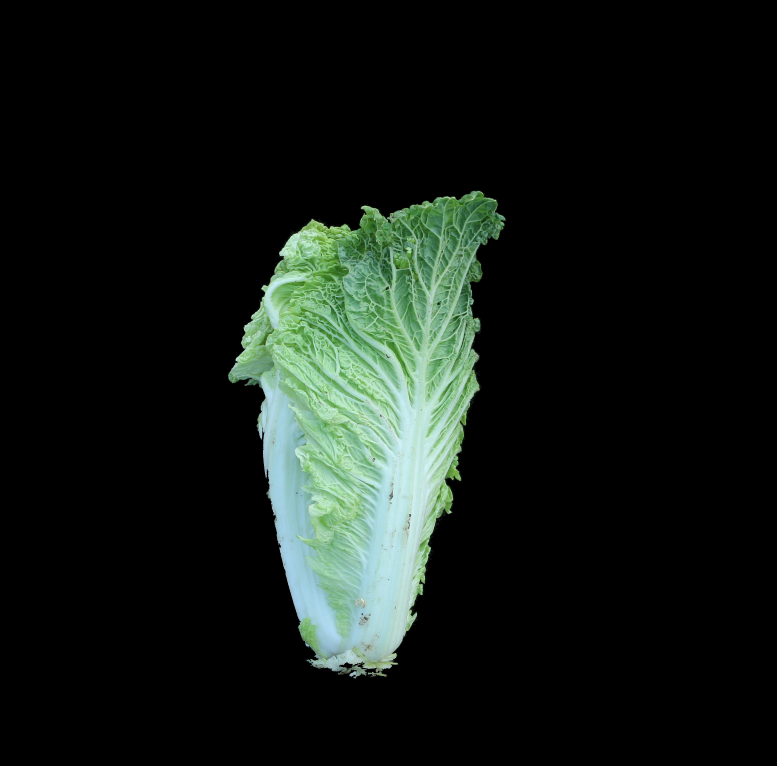
#> input picture output/extracted/extracted_22A-T-34-2球形侧视图.JPG, 3105 x 3061 px (shown at 1/4 size)
$ python -i CUTandPRE.py   (imports and definitions only)
#> lines starting #> are read from the running program, lines starting #| are printed output that depends on the picture; after the words box and inside, x2 and y2 are one past the last pixel; in counts of white or black regions, pixels touching at a corner belong together
import cv2
import numpy as np
import os
import csv

green_lower = np.array([30, 40, 20])
green_upper = np.array([90, 255, 255])

white_lower1 = np.array([0, 0, 180])
white_upper1 = np.array([180, 45, 255])
white_lower2 = np.array([90, 0, 190])
white_upper2 = np.array([180, 130, 255])
white_lower3 = np.array([0, 0, 180])
white_upper3 = np.array([27, 130, 255])


def crop_center(image_path, output_filename):
    image = cv2.imread(image_path)
#> image is the input picture: shape (3061, 3105, 3); mean B, G, R 21.5, 26.1, 19.3
    cropped_image = image[0:3061, 1238:4343]
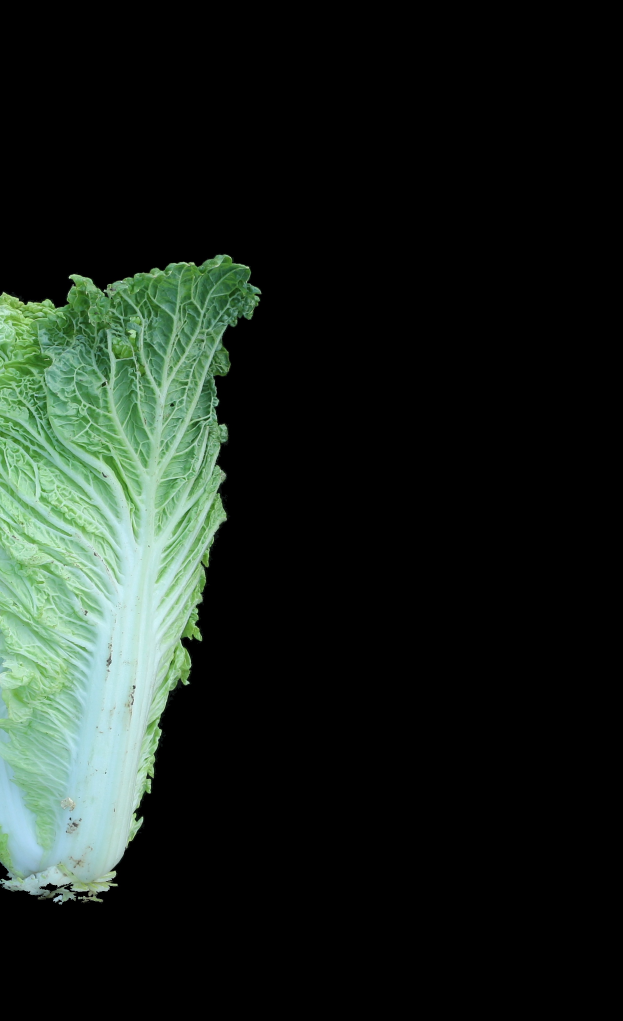
#> cropped_image: shape (3061, 1867, 3) (shown at 1/3 size); mean B, G, R 28, 34.5, 25.5
    cv2.imwrite(output_filename, cropped_image)
    return output_filename

# [19 lines left out: function remove_white_rectangles, not called in this run]


def find_and_draw_contours(image_path, output_filename):
    try:
        image = cv2.imread(image_path)
#> image: shape (3061, 1867, 3)
        hsv = cv2.cvtColor(image, cv2.COLOR_BGR2HSV)
#> hsv: shape (3061, 1867, 3); mean H, S, V 13.5, 15.4, 34.6
        blurred_image = cv2.GaussianBlur(image, (5, 5), 0)

        mask_green = cv2.inRange(hsv, green_lower, green_upper)
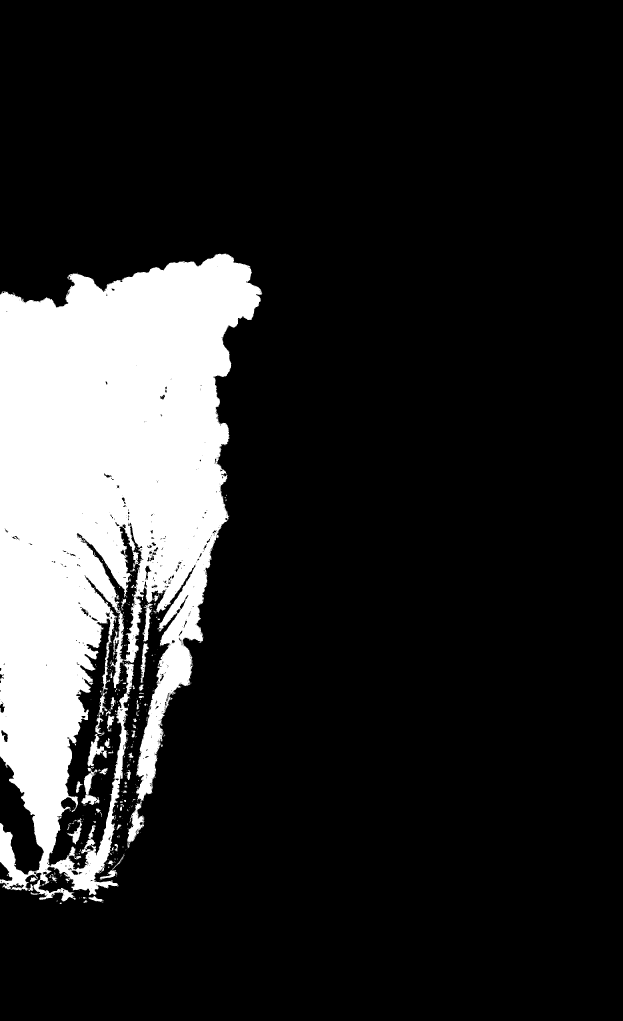
#> mask_green: shape (3061, 1867) (shown at 1/3 size); 15.7% white; 453 white regions (380 under 20 px), largest, box (x1, y1, x2, y2) and area: (0, 760, 787, 2704) 883875, (244, 2303, 298, 2415) 2202, (262, 2202, 320, 2300) 2018

        white_mask1 = cv2.inRange(hsv, white_lower1, white_upper1)
#> white_mask1: shape (3061, 1867); 2.6% white; 742 white regions (613 under 20 px), largest, box (x1, y1, x2, y2) and area: (226, 1410, 650, 2646) 125334, (200, 2533, 282, 2629) 3152, (118, 2598, 222, 2660) 3078
        white_mask2 = cv2.inRange(hsv, white_lower2, white_upper2)
#> white_mask2: shape (3061, 1867); 1.9% white; 219 white regions (170 under 20 px), largest, box (x1, y1, x2, y2) and area: (145, 1834, 388, 2594) 69533, (0, 2269, 131, 2608) 21751, (343, 1566, 418, 1983) 7904
        white_mask3 = cv2.inRange(hsv, white_lower3, white_upper3)
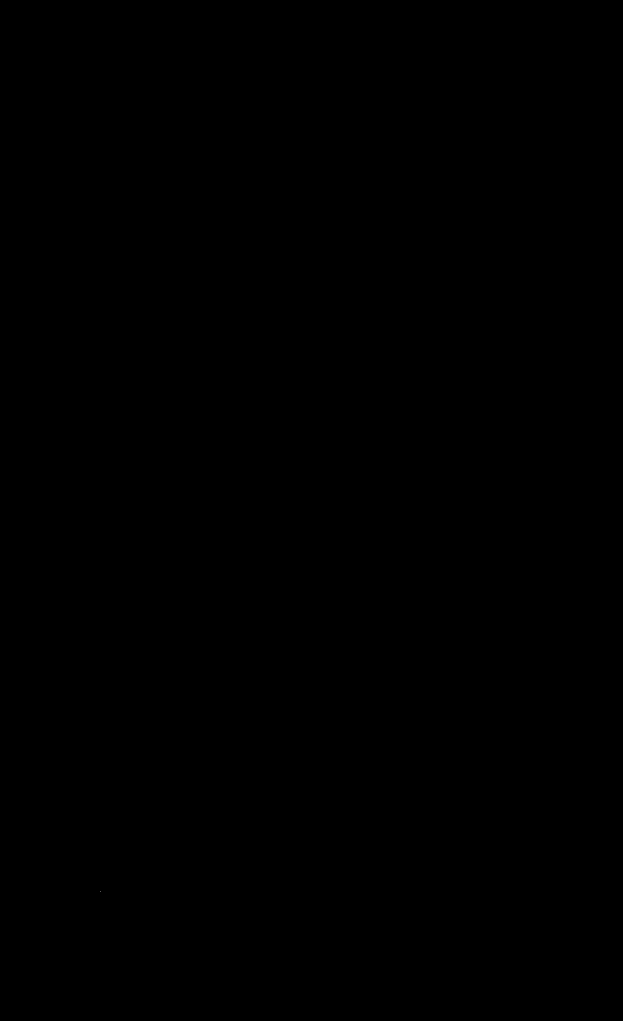
#> white_mask3: shape (3061, 1867) (shown at 1/3 size); 0% white in thin lines or dots, all inside (x1, y1, x2, y2) = (302, 2675, 303, 2676)
        white_mask = cv2.bitwise_or(white_mask1, white_mask2)
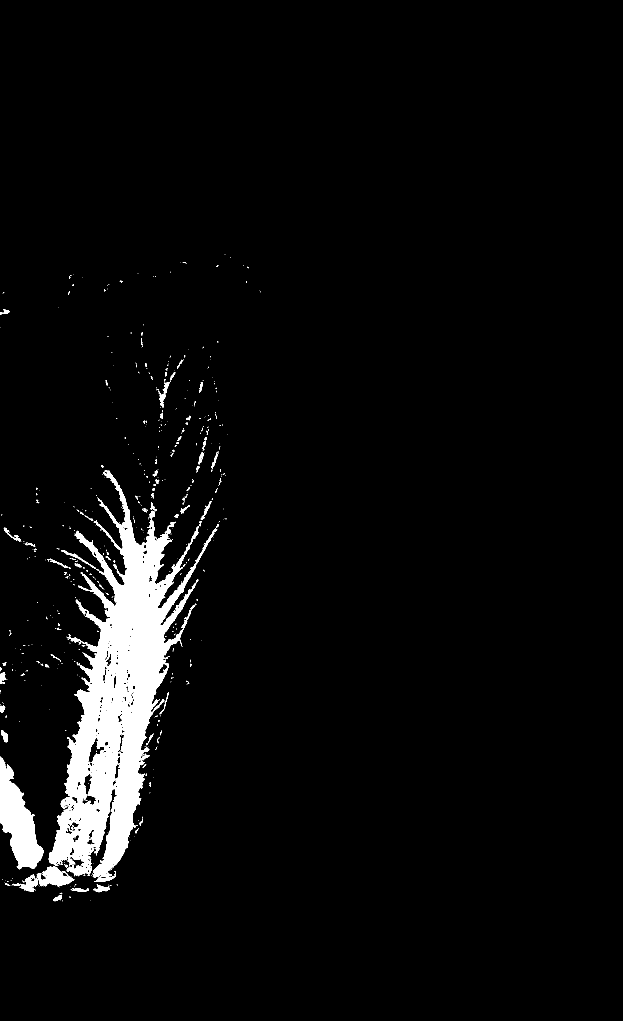
#> white_mask: shape (3061, 1867) (shown at 1/3 size); 4.1% white; 673 white regions (559 under 20 px), largest, box (x1, y1, x2, y2) and area: (145, 1410, 650, 2646) 195494, (0, 2269, 131, 2608) 21751, (59, 2598, 222, 2676) 4900
        white_mask = cv2.bitwise_or(white_mask, white_mask3)

        mask_combined = cv2.bitwise_or(mask_green, white_mask)
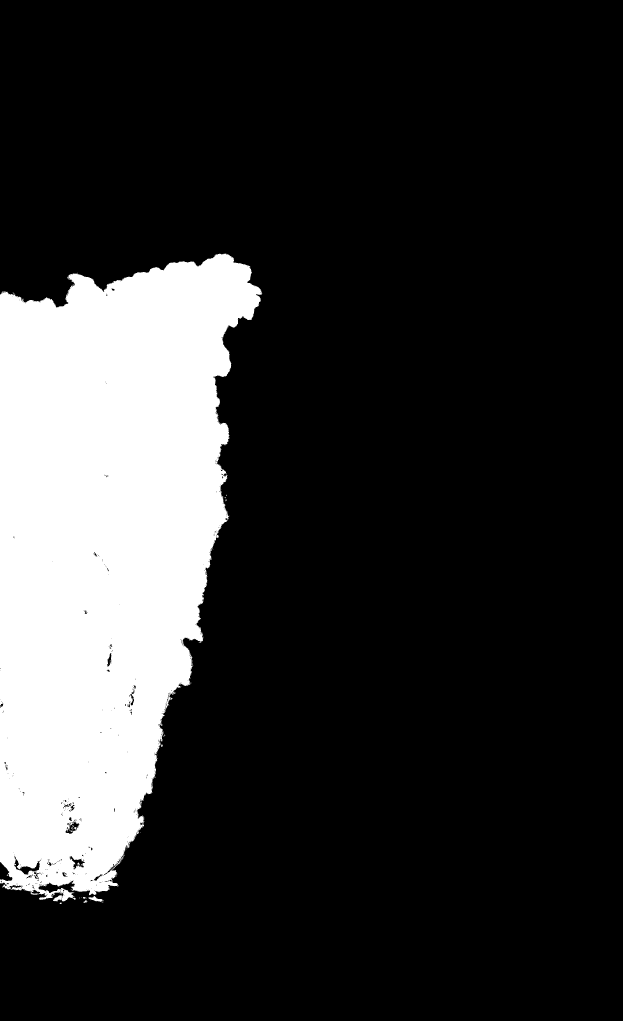
#> mask_combined: shape (3061, 1867) (shown at 1/3 size); 18.6% white; 92 white regions (83 under 20 px)
        contours, _ = cv2.findContours(mask_combined, cv2.RETR_EXTERNAL, cv2.CHAIN_APPROX_SIMPLE)
#> contours = 73 contours, 69 with area under 20; largest, box (x1, y1, x2, y2) and area: (0, 760, 787, 2704) 1066688, (264, 2688, 307, 2706) 286, (251, 2701, 263, 2709) 34, (249, 2691, 259, 2696) 21
        if not contours:
            print("No contours found")
            return
        max_area = 0
        max_contour = None
        for contour in contours:
            area = cv2.contourArea(contour)
            if area > max_area:
                max_area = area
                max_contour = contour
#> this loop made 73 passes
#> (area, max_area) on passes 4, 11, 73: (34, 34), (286, 286), (1066687.5, 1066687.5)
#> area on pass 10: 21
#> after the loop, max_area = 1066687.5; max_contour = contour of 3853 points, box (x1, y1, x2, y2) (0, 760, 787, 2704), area 1066688
        contours_white, _ = cv2.findContours(white_mask, cv2.RETR_EXTERNAL, cv2.CHAIN_APPROX_SIMPLE)
#> contours_white = 640 contours, 569 with area under 20; largest, box (x1, y1, x2, y2) and area: (145, 1410, 650, 2646) 204902, (0, 2269, 131, 2608) 21322, (59, 2598, 222, 2676) 4860, (476, 1146, 508, 1222) 608, (280, 2654, 329, 2677) 477
        #cv2.drawContours(image, contours_white, -1, (255, 0, 0), 1)
        #cv2.drawContours(image, [max_contour], -1, (222, 72, 138), 1)
        mask = np.zeros_like(image)
        cv2.drawContours(mask, [max_contour], -1, color=(255, 255, 255), thickness=cv2.FILLED)
#> mask: shape (3061, 1867, 3); 18.7% white; 1 white region, box (x1, y1, x2, y2) and area: (0, 760, 787, 2704) 1070337
        extracted_image = cv2.bitwise_and(image, mask)
        cv2.imwrite(output_filename, extracted_image)
        return output_filename
    except Exception as e:
        print(f"Error finding and drawing contours: {e}")
        return None


def center_cabbage(image_path, output_path):
    # 读取图像
    image = cv2.imread(image_path)

    # 转为灰度图像
    gray = cv2.cvtColor(image, cv2.COLOR_BGR2GRAY)
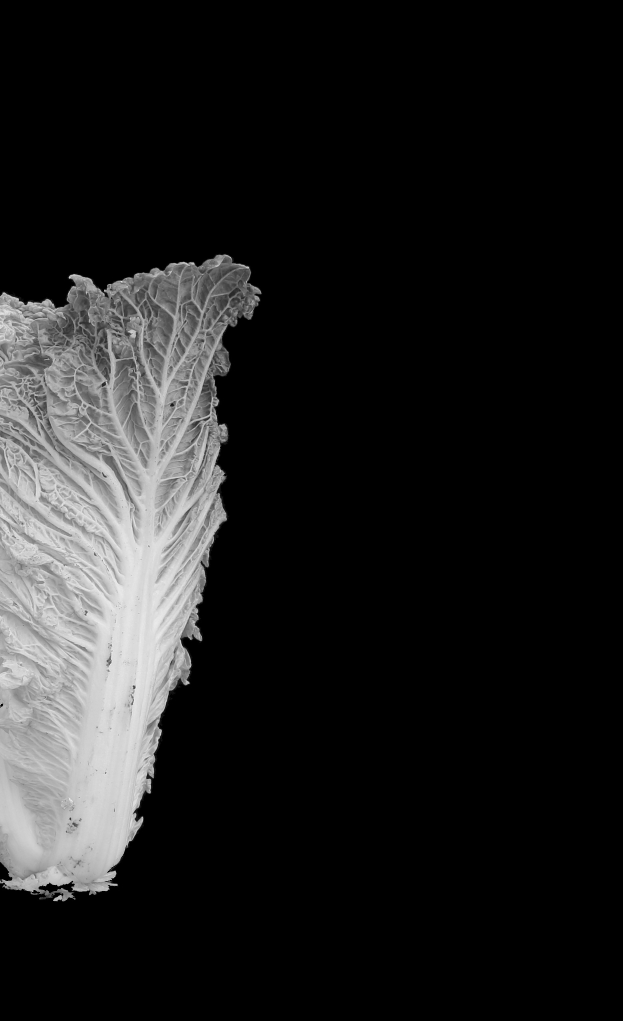
#> gray: shape (3061, 1867) (shown at 1/3 size); min 0, max 249, mean 31

    # 找到非黑色像素（灰度值大于0的像素点）
    non_black_pixels = np.where(gray > 0)
#> non_black_pixels = 1086896 positions, rows 752 to 2704, columns 0 to 791

    # 获取非黑色像素的最上、最下、最左和最右的位置
    top_y = np.min(non_black_pixels[0])    # 最上端非黑色像素的y坐标
#> top_y = 752
    bottom_y = np.max(non_black_pixels[0]) # 最下端非黑色像素的y坐标
#> bottom_y = 2704
    left_x = np.min(non_black_pixels[1])   # 最左端非黑色像素的x坐标
#> left_x = 0
    right_x = np.max(non_black_pixels[1])  # 最右端非黑色像素的x坐标
#> right_x = 791

    # 裁剪图像，仅保留从最上到最下、最左到最右的非黑色区域
    cropped_image = image[top_y:bottom_y+1, left_x:right_x+1]
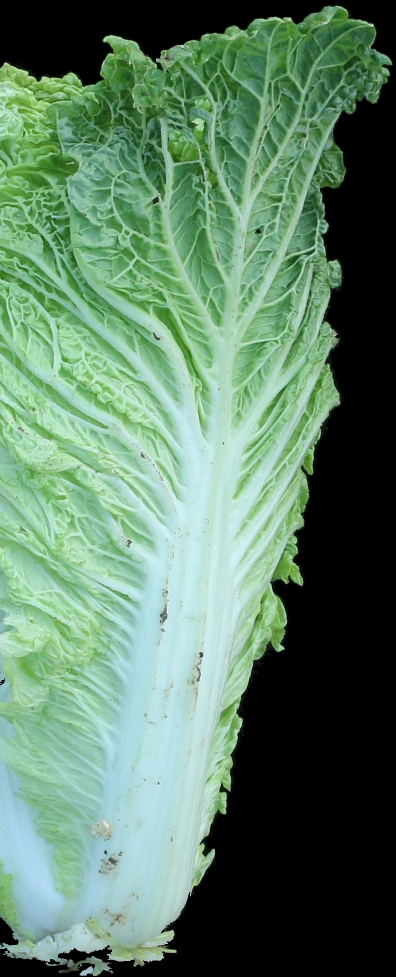
#> cropped_image: shape (1953, 792, 3) (shown at 1/2 size); mean B, G, R 103.2, 127.2, 93.8

    # 保存结果图片
    cv2.imwrite(output_path, cropped_image)

    return cropped_image


def process_file(image_path, output_folder):
    try:
        if image_path.lower().endswith(('.png', '.jpg', '.jpeg')):
            # 创建文件夹
            cropped_folder_path = os.path.join(output_folder, 'cropped')
            if not os.path.exists(cropped_folder_path):
                os.makedirs(cropped_folder_path)

            extracted_folder_path = os.path.join(output_folder, 'extracted')
            if not os.path.exists(extracted_folder_path):
                os.makedirs(extracted_folder_path)

            center_folder_path = os.path.join(output_folder, 'center')
            if not os.path.exists(center_folder_path):
                os.makedirs(center_folder_path)

            base_filename = os.path.basename(image_path)

            # 裁剪图像
            cropped_image_path = os.path.join(cropped_folder_path, f"cropped_{base_filename}")
            crop_center(image_path, cropped_image_path)

            # 提取轮廓
            extracted_image_path = os.path.join(extracted_folder_path, f"extracted_{base_filename}")
            find_and_draw_contours(cropped_image_path, extracted_image_path)

            # 将提取后的图片居中
            centered_image_path = os.path.join(center_folder_path, f"centered_{base_filename}")
            center_cabbage(extracted_image_path, centered_image_path)
    except Exception as e:
        print(f"Error processing file: {e}")


# [14 lines left out: function main, not called in this run]


# [2 lines not run here, left out]

>>> result = process_file('../../output/extracted/extracted_22A-T-34-2球形侧视图.JPG', 'out.png')

$ run again, on output/extracted/extracted_22A-T-39-1球形侧视图.JPG
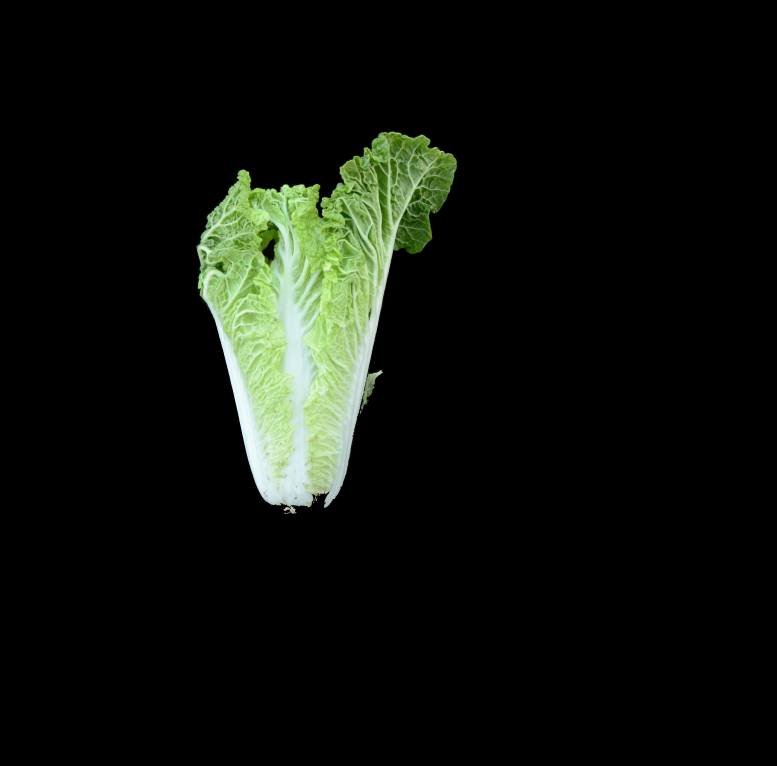
#> input picture output/extracted/extracted_22A-T-39-1球形侧视图.JPG, 3105 x 3061 px (shown at 1/4 size)
#> in crop_center, image is the input picture: shape (3061, 3105, 3); mean B, G, R 12.4, 17.9, 14.5
#> hsv: shape (3061, 1867, 3); mean H, S, V 4.1, 9, 13.7
#> in find_and_draw_contours, `mask_green = cv2.inRange(hsv, green_lower, green_upper)`:
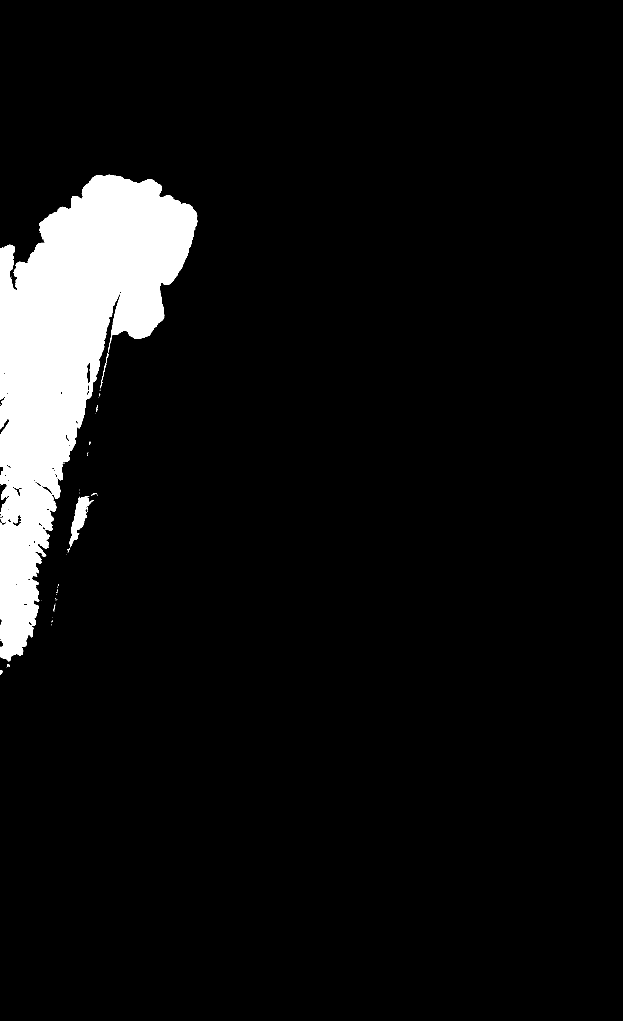
#> mask_green: shape (3061, 1867) (shown at 1/3 size); 6.7% white; 54 white regions (43 under 20 px), largest, box (x1, y1, x2, y2) and area: (0, 524, 592, 1984) 377777, (208, 1489, 282, 1642) 3798, (301, 1059, 326, 1165) 190
#> white_mask1: shape (3061, 1867); 1.1% white; 88 white regions (49 under 20 px), largest, box (x1, y1, x2, y2) and area: (29, 864, 368, 2032) 54143, (0, 1447, 65, 1580) 2577, (257, 1080, 273, 1190) 959
#> white_mask2: shape (3061, 1867); 0.02% white; 28 white regions (27 under 20 px), largest, box (x1, y1, x2, y2) and area: (64, 1943, 122, 2024) 831
#> white_mask3: shape (3061, 1867); 0% white in thin lines or dots, all inside (x1, y1, x2, y2) = (60, 2008, 62, 2009)
#> mask_combined: shape (3061, 1867); 7.6% white; 46 white regions (39 under 20 px)
#> contours = 46 contours, 45 with area under 20; largest, box (x1, y1, x2, y2) and area: (0, 524, 592, 2032) 434410
#> the loop in find_and_draw_contours, `for contour in contours:` made 46 passes
#> (area, max_area) on pass 46: (434410, 434410)
#> after the loop in find_and_draw_contours, `for contour in contours:`: max_area = 434410; max_contour = contour of 2354 points, box (x1, y1, x2, y2) (0, 524, 592, 2032), area 434410
#> contours_white = 88 contours, 57 with area under 20; largest, box (x1, y1, x2, y2) and area: (29, 864, 368, 2032) 52439, (0, 1447, 65, 1580) 2305, (257, 1080, 273, 1190) 850, (0, 1244, 36, 1309) 574, (0, 1173, 40, 1223) 425
#> mask: shape (3061, 1867, 3); 7.6% white; 1 white region, box (x1, y1, x2, y2) and area: (0, 524, 592, 2032) 436986
#> non_black_pixels = 448613 positions, rows 512 to 2032, columns 0 to 592
#> top_y = 512
#> bottom_y = 2032
#> left_x = 0
#> right_x = 592
#> in center_cabbage, `cropped_image = image[top_y:bottom_y+1, left_x:right_x+1]`:
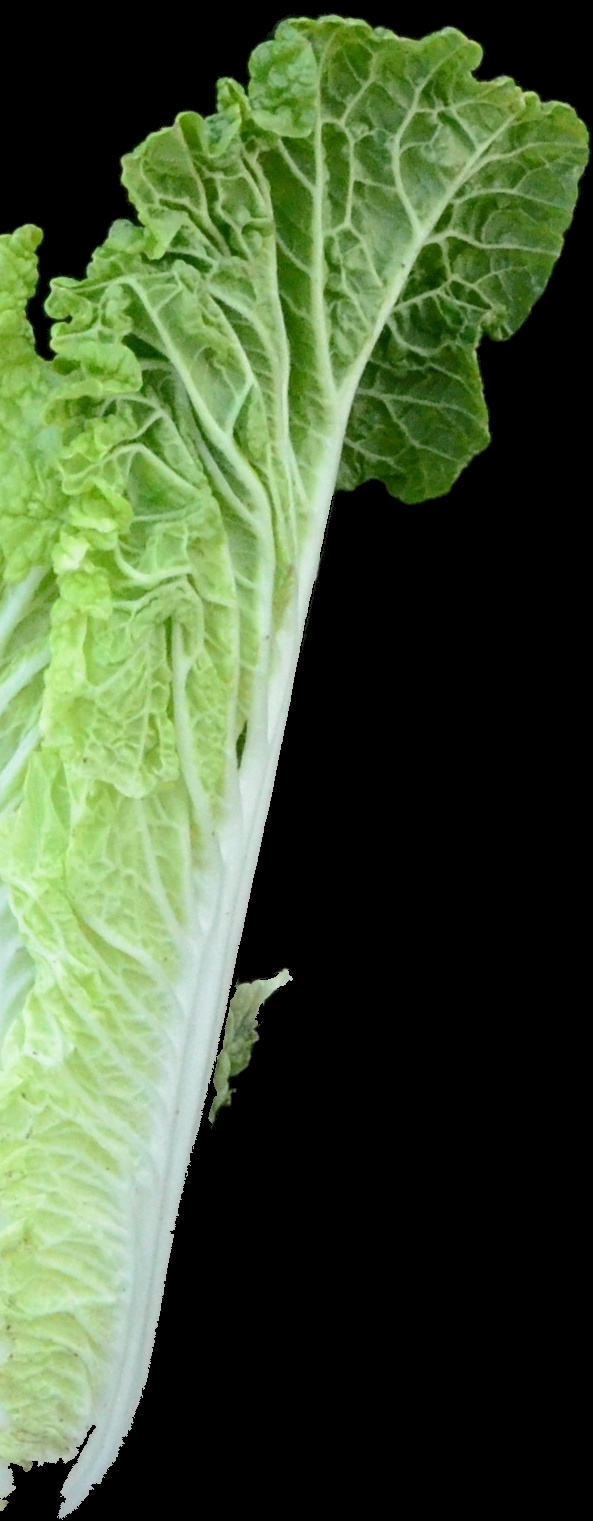
#> cropped_image: shape (1521, 593, 3); mean B, G, R 54.4, 86.4, 68.7
